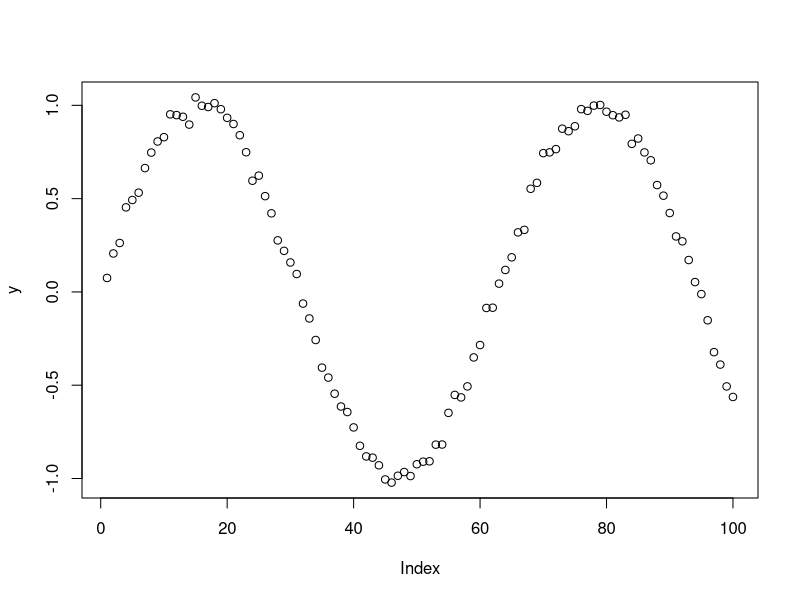
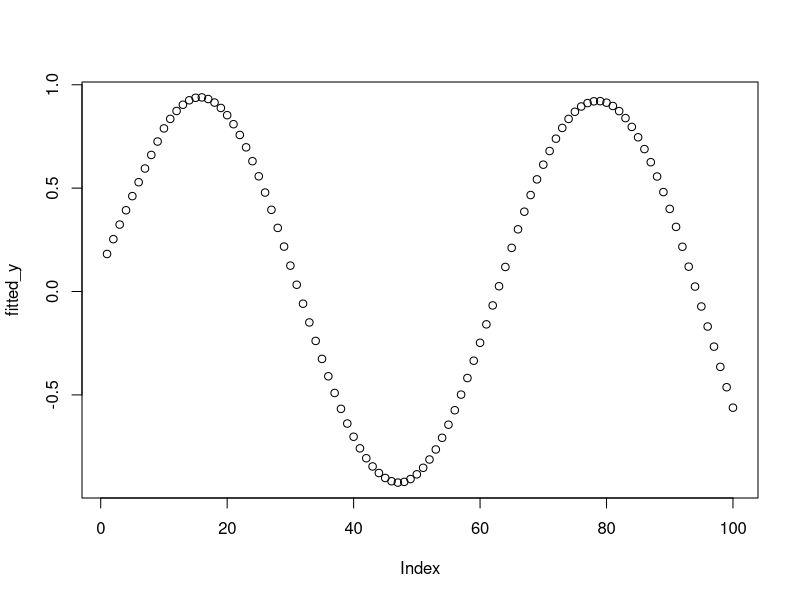

The R script that drew these images, in order: (Note: this script raises an error after producing the figures.)
## ---- chunk 1
    set.seed(1)
## ---- chunk 2
    x <- seq(1:100)
    x
## ---- chunk 3

# generate 100 random errors, with a normal distribution with a mean of 0 and a standard deviation of 0.22
e <- rnorm(100,mean=0,sd=(0.2)^2)
e

# idk if it should be 100


y = sin(x/10)+ e
plot(y)


## ---- chunk 4
library(dplyr)
## ---- chunk 5

customLowess <- function(x,y,f) {
  
  #f=0.2
  # find the number of observations in your data
  n=length(x)
  
  # create a vector to hold the fitted values to return 
  yfitted<- numeric(n)
  
  weights <- cbind(1:n,numeric(n))
  weights
  
  
  
  
  
  #==========================get the span ==========================
  # k is the number of closest neighours used for xi
  # the notation in th q means ceiling round 
  k=ceiling(f*n)

  
  
  # ---------------loop through each observation------------------
  for (i in 1:n) {
    
    #i=20
  
    #====================calculate the weights =====================
    
    xi <- x[i] # extract the current observation 
    distance_vec<- abs(x-xi) # distance between observations and the current x
    
    # get the dmax 
    distances.df <- data.frame(x,distance_vec,y) |> arrange(distance_vec)
    
    dmax <- distances.df[k,2]
    
    # take the k closest observations to xi 
    k_neighbours <- distances.df[1:k,]
    k_neighbours
    
    # get the weights
    # w <- cbind(k_neighbours[,1,],(1-(k_neighbours[,2]/dmax)^3)^3)
    
    w = numeric(n)
    w[k_neighbours$x] <- (1-(k_neighbours[,2]/dmax)^3)^3
    w
    
    #k_neighbours_indices<- distances.df[1:k,1]
    #k_neighbours_indices
    
    
    # another way to do this? 
    
    #for (i in k_neighbours_indices){
    #  weights[i,2]<-w[i]
    #}
   
    
    #==================== do the weighted regression ================
    
    # make the W matrix with weights as the diagonal 
    W <- diag(w)
    W
    
    # X is the design matrix so there must be both observations and 1 
    X <- cbind(1,x)
    X

    # find the The optimal beta
    beta_hats = solve(t(X) %*% W %*% X) %*% t(X) %*% W %*% y
    beta_hats
   
    # calculate the fitted value and put it into yfitted[i]
    yfitted[i] <- beta_hats[1,1] + beta_hats[2,1]*xi
  }
  
  #=================return the predicted values====================
  return(yfitted)
}




fitted_y <- customLowess(x,y,0.2)
plot(fitted_y)


## ---- chunk 6




# =============================working out ==================================

customLowess <- function(x,y,f) {
  
  # take this out its just for now to test stuff 
  f=2/3
  
  # create a vector to hold the fitted values to return 
  yfitted<- numeric(n)
  
  # find the number of observations in your data
  n=length(x)
  
  
  #============get the span ===================
  # k is the number of closest neighours used for xi
  k=round(f*n)
  
 
  
  #==========compute the weights=============
  
  # xi is observation or point 
  # xj is the neighbour to xi
  # weight wj = for neighbour xj

  
  # ---------------loop through each observation------------------
  for (i in 1:n) {
    
    i=4
    xi <- x[i] # extract the current observation 
    distance_vec<- abs(x-xi) # distance between observations and the current x
    distance_vec
    
    distances.df <- data.frame(x,distance_vec) |>sort()
    distances.df
    
    distances.sorted <- distances.df |> sort(distance_vec)
    distances.sorted
    
    
    
    # vectors to be filled 
    
    w <- numeric(n) # for weights 
  
  #------------find the distances to all other observations-----
    
    
    
    for (j in 1:n)
  {

    # find all the distances and sort it 
      # need to make it a vector
      dist_vec[j]<- abs(x[j]-x[i])

    } 

    
    #------------------- get dmax --------------------
    
    # find the kth distance to get dmax
    distances_sorted <- dist_vec |> sort() 
    dmax <- distances_sorted[k]

    
    
    #---------- calculate the weights -------------------
    for (j in 1:n){
      
      # if the distance is more than dmax then the weight is just zero
      if (dist_vec[j]>= dmax)
        {
          w[j]=0
  # else the weight is calculated using the formula 
    } else{
      w[j] = (  1-  ( abs(x[j]-x[i]) / dmax )^3   )^3
    }
      
      #==============================================================
      #=================correct until here!!!========================
      #++++++++++++++++++++++++++++++++++++++++++++++++++++++++++++++
  

    }
    #==================== do the weighted regression ================
    # W = diagonal matrix with diagonal given by the weights
    W <- diag(w,n,n)
    print("this is w")
    print(W)
    
    # X is the design matrix so there must be both observations and 1 
    X <- cbind(1,x)
    
    print("this is x")
    print(X)
    ym <- as.matrix
    # find the The optimal beta
    beta_hats = solve(t(X) %*% W %*% X) %*% t(X) %*% W %*% ym
    beta_intercept = beta_hats[1,1] # extract the intercept from the beta_hats matrix
    beta_coefficent =beta_hats[2,1] # extract the speed coeffcient from the beta_hats matrix
    
    #======== return the predicted value=============
    yfitted[i] <- beta_intercept + beta_coefficent*x[i]

    
  } # this is the final one for each observation 
  
  return(yfitted)
 
} # this is the final one for the function
    


## ---- chunk 7
customLowess(x) 
## ---- chunk 8

plot(y)

R.lowess <- lowess(x,y,0.2,iter=0)

lines(R.lowess,col="green",lwd=10)
lines(fitted_y,col="red",lwd=2)
